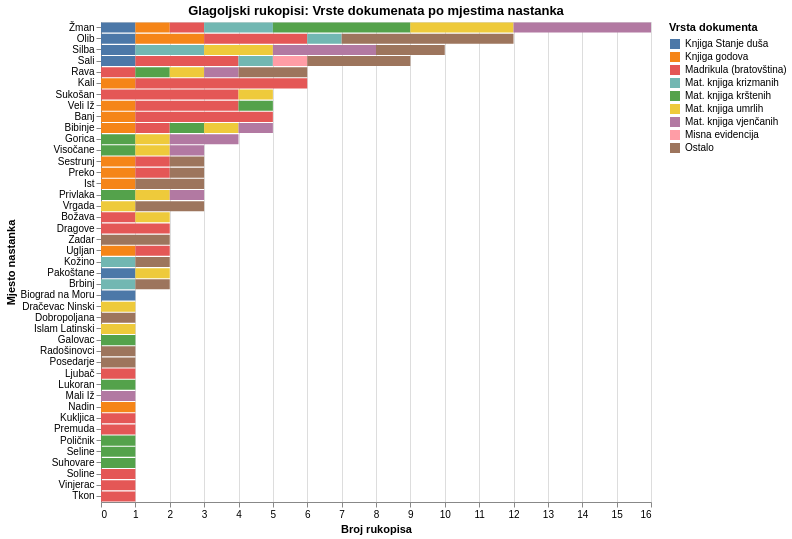

This figure's notebook cell:
### Code cell
# ── VIZUALIZACIJA 9: Interaktivni Altair – Vrste dokumenata po mjestu ─────────
# Pripremi podatke
df_alt = (df.groupby(['mjesto_izdavanja_proizvodnje', 'kategorija'])
            .size().reset_index(name='broj'))
df_alt.columns = ['mjesto', 'kategorija', 'broj']

# Sortiraj mjesta po ukupnom broju
mjesta_order = (df_alt.groupby('mjesto')['broj'].sum()
                .sort_values(ascending=False).index.tolist())

selection = alt.selection_point(fields=['kategorija'], bind='legend')

chart = (
    alt.Chart(df_alt)
    .mark_bar()
    .encode(
        x=alt.X('broj:Q', title='Broj rukopisa'),
        y=alt.Y('mjesto:N', sort=mjesta_order, title='Mjesto nastanka'),
        color=alt.Color('kategorija:N',
                        title='Vrsta dokumenta',
                        scale=alt.Scale(scheme='tableau10')),
        opacity=alt.condition(selection, alt.value(1), alt.value(0.15)),
        tooltip=[
            alt.Tooltip('mjesto:N', title='Mjesto'),
            alt.Tooltip('kategorija:N', title='Vrsta'),
            alt.Tooltip('broj:Q', title='Broj rukopisa'),
        ]
    )
    .add_params(selection)
    .properties(
        width=550, height=480,
        title='Glagoljski rukopisi: Vrste dokumenata po mjestima nastanka'
    )
)

chart.save('slike/glag_vrste_po_mjestima.html')
display(chart)
print('Pohranjeno: slike/glag_vrste_po_mjestima.html')

### Figure 1 — Vega-Lite specification as saved in the notebook (floating-point values rounded to 4 significant figures)
{"config": {"view": {"continuousWidth": 300, "continuousHeight": 300}}, "data": {"name": "data-aef8aeed6cdf0222e9208e73d32f87a3"}, "mark": {"type": "bar"}, "encoding": {"color": {"field": "kategorija", "scale": {"scheme": "tableau10"}, "title": "Vrsta dokumenta", "type": "nominal"}, "opacity": {"condition": {"param": "param_c377df223c9993e1", "value": 1}, "value": 0.15}, "tooltip": [{"field": "mjesto", "title": "Mjesto", "type": "nominal"}, {"field": "kategorija", "title": "Vrsta", "type": "nominal"}, {"field": "broj", "title": "Broj rukopisa", "type": "quantitative"}], "x": {"field": "broj", "title": "Broj rukopisa", "type": "quantitative"}, "y": {"field": "mjesto", "sort": ["Žman", "Olib", "Silba", "Sali", "Rava", "Kali", "Sukošan", "Veli Iž", "Banj", "Bibinje", "Gorica", "Visočane", "Sestrunj", "Preko", "Ist", "Privlaka", "Vrgada", "Božava", "Dragove", "Zadar", "Ugljan", "Kožino", "Pakoštane", "Brbinj", "Biograd na Moru", "Dračevac Ninski", "Dobropoljana", "Islam Latinski", "Galovac", "Radošinovci", "Posedarje", "Ljubač", "Lukoran", "Mali Iž", "Nadin", "Kukljica", "Premuda", "Poličnik", "Seline", "Suhovare", "Soline", "Vinjerac", "Tkon"], "title": "Mjesto nastanka", "type": "nominal"}}, "height": 480, "params": [{"name": "param_c377df223c9993e1", "select": {"type": "point", "fields": ["kategorija"]}, "bind": "legend"}], "title": "Glagoljski rukopisi: Vrste dokumenata po mjestima nastanka", "width": 550, "$schema": "https://vega.github.io/schema/vega-lite/v6.1.0.json", "datasets": {"data-aef8aeed6cdf0222e9208e73d32f87a3": [{"mjesto": "Banj", "kategorija": "Knjiga godova", "broj": 1}, {"mjesto": "Banj", "kategorija": "Madrikula (bratovština)", "broj": 4}, {"mjesto": "Bibinje", "kategorija": "Knjiga godova", "broj": 1}, {"mjesto": "Bibinje", "kategorija": "Madrikula (bratovština)", "broj": 1}, {"mjesto": "Bibinje", "kategorija": "Mat. knjiga krštenih", "broj": 1}, {"mjesto": "Bibinje", "kategorija": "Mat. knjiga umrlih", "broj": 1}, {"mjesto": "Bibinje", "kategorija": "Mat. knjiga vjenčanih", "broj": 1}, {"mjesto": "Biograd na Moru", "kategorija": "Knjiga Stanje duša", "broj": 1}, {"mjesto": "Božava", "kategorija": "Madrikula (bratovština)", "broj": 1}, {"mjesto": "Božava", "kategorija": "Mat. knjiga umrlih", "broj": 1}, {"mjesto": "Brbinj", "kategorija": "Mat. knjiga krizmanih", "broj": 1}, {"mjesto": "Brbinj", "kategorija": "Ostalo", "broj": 1}, {"mjesto": "Dobropoljana", "kategorija": "Ostalo", "broj": 1}, {"mjesto": "Dragove", "kategorija": "Madrikula (bratovština)", "broj": 2}, {"mjesto": "Dračevac Ninski", "kategorija": "Mat. knjiga umrlih", "broj": 1}, {"mjesto": "Galovac", "kategorija": "Mat. knjiga krštenih", "broj": 1}, {"mjesto": "Gorica", "kategorija": "Mat. knjiga krštenih", "broj": 1}, {"mjesto": "Gorica", "kategorija": "Mat. knjiga umrlih", "broj": 1}, {"mjesto": "Gorica", "kategorija": "Mat. knjiga vjenčanih", "broj": 2}, {"mjesto": "Islam Latinski", "kategorija": "Mat. knjiga umrlih", "broj": 1}, {"mjesto": "Ist", "kategorija": "Knjiga godova", "broj": 1}, {"mjesto": "Ist", "kategorija": "Ostalo", "broj": 2}, {"mjesto": "Kali", "kategorija": "Knjiga godova", "broj": 1}, {"mjesto": "Kali", "kategorija": "Madrikula (bratovština)", "broj": 5}, {"mjesto": "Kožino", "kategorija": "Mat. knjiga krizmanih", "broj": 1}, {"mjesto": "Kožino", "kategorija": "Ostalo", "broj": 1}, {"mjesto": "Kukljica", "kategorija": "Madrikula (bratovština)", "broj": 1}, {"mjesto": "Ljubač", "kategorija": "Madrikula (bratovština)", "broj": 1}, {"mjesto": "Lukoran", "kategorija": "Mat. knjiga krštenih", "broj": 1}, {"mjesto": "Mali Iž", "kategorija": "Mat. knjiga vjenčanih", "broj": 1}, {"mjesto": "Nadin", "kategorija": "Knjiga godova", "broj": 1}, {"mjesto": "Olib", "kategorija": "Knjiga Stanje duša", "broj": 1}, {"mjesto": "Olib", "kategorija": "Knjiga godova", "broj": 2}, {"mjesto": "Olib", "kategorija": "Madrikula (bratovština)", "broj": 3}, {"mjesto": "Olib", "kategorija": "Mat. knjiga krizmanih", "broj": 1}, {"mjesto": "Olib", "kategorija": "Ostalo", "broj": 5}, {"mjesto": "Pakoštane", "kategorija": "Knjiga Stanje duša", "broj": 1}, {"mjesto": "Pakoštane", "kategorija": "Mat. knjiga umrlih", "broj": 1}, {"mjesto": "Poličnik", "kategorija": "Mat. knjiga krštenih", "broj": 1}, {"mjesto": "Posedarje", "kategorija": "Ostalo", "broj": 1}, {"mjesto": "Preko", "kategorija": "Knjiga godova", "broj": 1}, {"mjesto": "Preko", "kategorija": "Madrikula (bratovština)", "broj": 1}, {"mjesto": "Preko", "kategorija": "Ostalo", "broj": 1}, {"mjesto": "Premuda", "kategorija": "Madrikula (bratovština)", "broj": 1}, {"mjesto": "Privlaka", "kategorija": "Mat. knjiga krštenih", "broj": 1}, {"mjesto": "Privlaka", "kategorija": "Mat. knjiga umrlih", "broj": 1}, {"mjesto": "Privlaka", "kategorija": "Mat. knjiga vjenčanih", "broj": 1}, {"mjesto": "Radošinovci", "kategorija": "Ostalo", "broj": 1}, {"mjesto": "Rava", "kategorija": "Madrikula (bratovština)", "broj": 1}, {"mjesto": "Rava", "kategorija": "Mat. knjiga krštenih", "broj": 1}, {"mjesto": "Rava", "kategorija": "Mat. knjiga umrlih", "broj": 1}, {"mjesto": "Rava", "kategorija": "Mat. knjiga vjenčanih", "broj": 1}, {"mjesto": "Rava", "kategorija": "Ostalo", "broj": 2}, {"mjesto": "Sali", "kategorija": "Knjiga Stanje duša", "broj": 1}, {"mjesto": "Sali", "kategorija": "Madrikula (bratovština)", "broj": 3}, {"mjesto": "Sali", "kategorija": "Mat. knjiga krizmanih", "broj": 1}, {"mjesto": "Sali", "kategorija": "Misna evidencija", "broj": 1}, {"mjesto": "Sali", "kategorija": "Ostalo", "broj": 3}, {"mjesto": "Seline", "kategorija": "Mat. knjiga krštenih", "broj": 1}, {"mjesto": "Sestrunj", "kategorija": "Knjiga godova", "broj": 1}, {"mjesto": "Sestrunj", "kategorija": "Madrikula (bratovština)", "broj": 1}, {"mjesto": "Sestrunj", "kategorija": "Ostalo", "broj": 1}, {"mjesto": "Silba", "kategorija": "Knjiga Stanje duša", "broj": 1}, {"mjesto": "Silba", "kategorija": "Mat. knjiga krizmanih", "broj": 2}, {"mjesto": "Silba", "kategorija": "Mat. knjiga umrlih", "broj": 2}, {"mjesto": "Silba", "kategorija": "Mat. knjiga vjenčanih", "broj": 3}, {"mjesto": "Silba", "kategorija": "Ostalo", "broj": 2}, {"mjesto": "Soline", "kategorija": "Madrikula (bratovština)", "broj": 1}, {"mjesto": "Suhovare", "kategorija": "Mat. knjiga krštenih", "broj": 1}, {"mjesto": "Sukošan", "kategorija": "Madrikula (bratovština)", "broj": 4}, {"mjesto": "Sukošan", "kategorija": "Mat. knjiga umrlih", "broj": 1}, {"mjesto": "Tkon", "kategorija": "Madrikula (bratovština)", "broj": 1}, {"mjesto": "Ugljan", "kategorija": "Knjiga godova", "broj": 1}, {"mjesto": "Ugljan", "kategorija": "Madrikula (bratovština)", "broj": 1}, {"mjesto": "Veli Iž", "kategorija": "Knjiga godova", "broj": 1}, {"mjesto": "Veli Iž", "kategorija": "Madrikula (bratovština)", "broj": 3}, {"mjesto": "Veli Iž", "kategorija": "Mat. knjiga krštenih", "broj": 1}, {"mjesto": "Vinjerac", "kategorija": "Madrikula (bratovština)", "broj": 1}, {"mjesto": "Visočane", "kategorija": "Mat. knjiga krštenih", "broj": 1}, {"mjesto": "Visočane", "kategorija": "Mat. knjiga umrlih", "broj": 1}, {"mjesto": "Visočane", "kategorija": "Mat. knjiga vjenčanih", "broj": 1}, {"mjesto": "Vrgada", "kategorija": "Mat. knjiga umrlih", "broj": 1}, {"mjesto": "Vrgada", "kategorija": "Ostalo", "broj": 2}, {"mjesto": "Zadar", "kategorija": "Ostalo", "broj": 2}, {"mjesto": "Žman", "kategorija": "Knjiga Stanje duša", "broj": 1}, {"mjesto": "Žman", "kategorija": "Knjiga godova", "broj": 1}, {"mjesto": "Žman", "kategorija": "Madrikula (bratovština)", "broj": 1}, {"mjesto": "Žman", "kategorija": "Mat. knjiga krizmanih", "broj": 2}, {"mjesto": "Žman", "kategorija": "Mat. knjiga krštenih", "broj": 4}, {"mjesto": "Žman", "kategorija": "Mat. knjiga umrlih", "broj": 3}, {"mjesto": "Žman", "kategorija": "Mat. knjiga vjenčanih", "broj": 4}]}}
